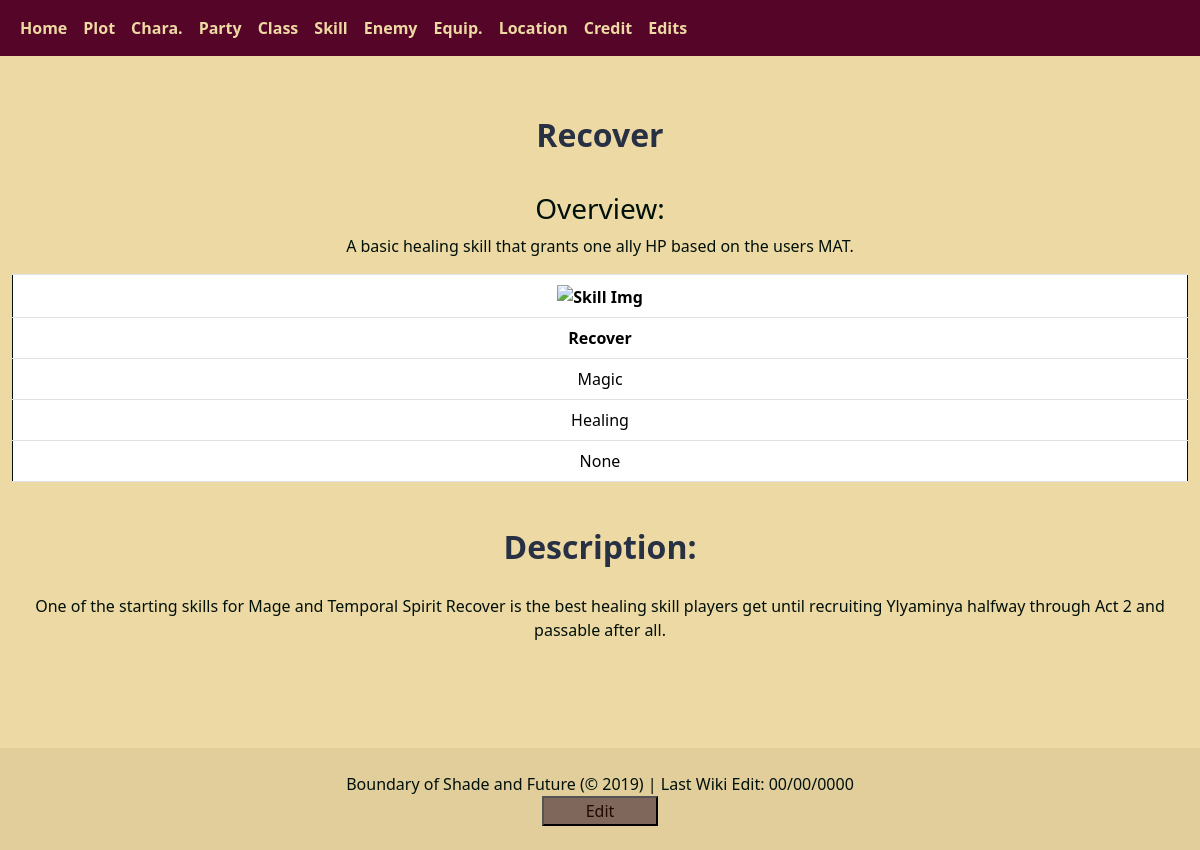
Page /home/skills/Recover on the committed database.
### tables this page shows
CREATE TABLE Skills (SkillID INTEGER PRIMARY KEY AUTOINCREMENT UNIQUE NOT NULL, Name TEXT (30) NOT NULL, Type TEXT (40) NOT NULL, Usage TEXT (120), Element TEXT (12), Overview TEXT (250), Description TEXT (800), Img TEXT (24));

### app.py (the view)
@app.route('/home/Skills/<name>')
@app.route('/home/skills/<name>')
def skill(name=None):
    sName = name
    address = 'skillEdit'
    return accessSkill(name, address)

### python/databaseFunctions.py (called while the page is built)
def openDatabase():
    base = os.path.abspath(os.path.dirname(__name__))
    db_location = base + "\database\RegnellaDB.db"
    database = getattr(g, 'database', None)
    if database is None:
        database = sqlite3.connect(db_location)
        g.database = database
    return database

def stringFormat(stringy):
    stringy = stringy.replace("(", "")
    stringy = stringy.replace(")", "")
    stringy = stringy.replace("'", "")
    stringy = stringy.replace('"', '')
    stringy = stringy.replace(",", "")
    print(stringy)
    stringy = stringy.replace("<br>", "\n")
    print(stringy)
    return stringy

### templates/PageHTML/individSkillPage.html (shortened to what this page needs)
{% extends '/TemplateHTML/IndividualPages.html' %}
{% block header %}
    <h2 class="pageTitle">{{ name }}</h2>
    <h3 id="sectionTitle">Overview:</h3>
    <p>{{ overview }}
    </p>
    <table class="table table-bordered">
        <tr>
            <th class="bodyRow" colspan="2"><img src="{{ img }}" alt="Skill Img" width="100" height="100"></th>
        </tr>
        <tr>
            <th class="bodyRow">{{ name }}</th>
        </tr>
        <tr>
            <td class="bodyRow">{{ type }}</td>
        </tr>
        <tr>
            <td class="bodyRow">{{ usage }}</td>
        </tr>
        <tr>
            <td class="bodyRow">{{ element }}</td>
        </tr>
    </table>
{% endblock header %}
{% block content %}
    <div class="individOverview">
        <h2 class="sectionTitle">Description:</h2>
        <p>{{ description }}
        </p>
    </div>
{% endblock content %}

### static/css/styles/globalStyle.css (style rules this page uses)
body { background-color: #EDD9A3 !important; color: #00100B !important; text-align: center !important; }
.pageTitle { color: #283044 !important; padding-top: 60px !important; padding-bottom: 30px !important; font-weight: bold !important; }
.sectionTitle { color: #283044 !important; padding-top: 30px !important; padding-bottom: 20px !important; font-weight: bolder !important; }
.bodyRow { text-align: center !important;; width: 20% !important;; border: 1px groove #00100B !important; border-collapse: collapse !important; }

### rows in the picture
Skills: Name "Recover", Type "Magic", Usage "Healing", Element "None"

### other values in the picture
{{ overview }} "A basic healing skill that grants one ally HP based on the users MAT."
{{ description }} "One of the starting skills for Mage and Temporal Spirit Recover is the best healing skill players get until recruiting Ylyaminya halfway through Act 2 and passable after all."
